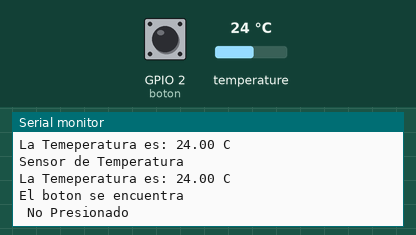
Simulated run of this sketch. Board: ESP32. Shown: the last lines printed to the serial monitor. The inputs (shaded band) are chosen by the test bench; at power-on: temperature 24 °C, GPIO 2 (boton) LOW.

Above: at 7.5 s.
7.6 s: temperature set to 12 °C
At 10.9 s:
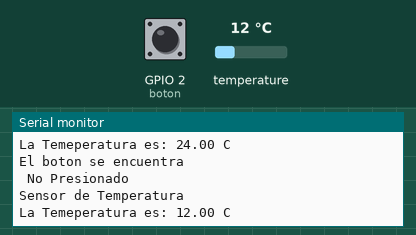
12.2 s: GPIO 2 (boton) pulled HIGH for 3 s
At 13.6 s:
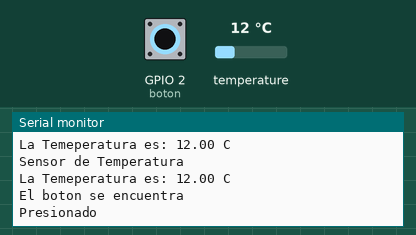
16.8 s: temperature set to 19 °C
At 19.4 s:
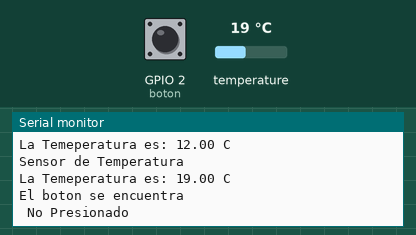
Timing chart, 0 to 20.9 s (numbered marks = the images above; inputs shaded):
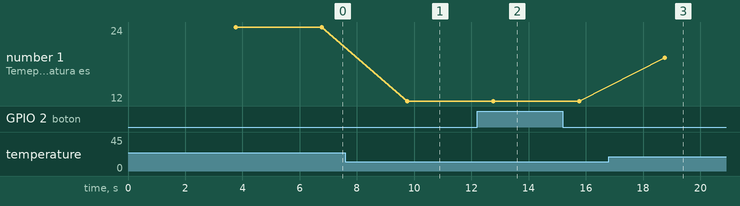

Measured:
- after the input at 7.6 s, the serial monitor: prints a new line after 2.2 s (image 1)
- after the input at 12.2 s, the serial monitor: prints a new line after 0.58 s (image 2)
- after the input at 16.8 s, the serial monitor: prints a new line after 2.0 s (image 3)
- plotted number 1: 24 → 12 after the input at 7.6 s, 12 → 19 after the input at 16.8 s

The sketch:

parte2_practica1_Javier.ino
```cpp
/*
FUNDACION KINAL
CENTRO: Educativo Tecnico Laboral Kinal
Perito en Electronica
Quinto Perito
SECCION: A
CURSO: Taller de Electronica Digital y Reparacion de Computadoras
Proyecto: Interrupciones por Software
Alumno: Jose Javier Juarez Rivera
CARNET: 2022252
*/


//Librerias
#include <Ticker.h>
#include <OneWire.h>
#include <DallasTemperature.h>

//Directivas de Preprocesado
#define boton 2

void sensortemp();
void botonn();

//Constructores
Ticker accion_temperatura(sensortemp,3000);
Ticker state_boton(botonn,6000);
OneWire ourWire(4);
DallasTemperature sensor(&ourWire);

void setup() {
  Serial.begin(9600);
  pinMode(boton, INPUT);
  accion_temperatura.start();
  state_boton.start();
  sensor.begin();
}

void loop() {
  accion_temperatura.update();
  state_boton.update();
}

void sensortemp(){
  sensor.requestTemperatures();   //Se envía el comando para leer la temperatura
  float temp= sensor.getTempCByIndex(0); //Se obtiene la temperatura en ºC
  Serial.println("Sensor de Temperatura");
  Serial.print("La Temeperatura es: ");
  Serial.print(temp);
  Serial.println(" C");
}

void botonn(){
  int estado = digitalRead(boton);

  if(estado == HIGH){
    Serial.println("El boton se encuentra");
    Serial.println("Presionado");
  }

  if(estado == LOW){
    Serial.println("El boton se encuentra");
    Serial.println(" No Presionado");
  }
}
```
